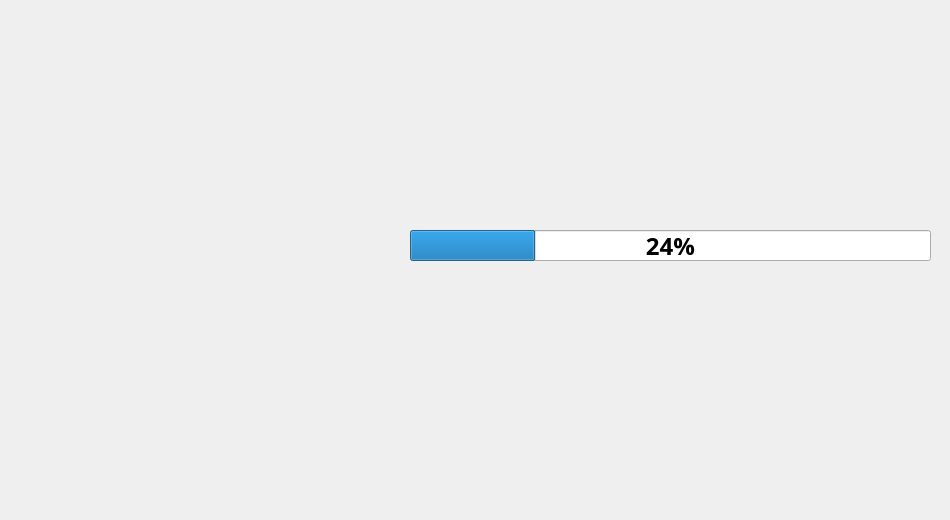
<?xml version="1.0" encoding="UTF-8"?>
<ui version="4.0">
 <class>Transmission</class>
 <widget class="QDialog" name="Transmission">
  <property name="geometry">
   <rect>
    <x>0</x>
    <y>0</y>
    <width>950</width>
    <height>520</height>
   </rect>
  </property>
  <property name="font">
   <font>
    <pointsize>16</pointsize>
    <weight>75</weight>
    <bold>true</bold>
   </font>
  </property>
  <property name="windowTitle">
   <string>Dialog</string>
  </property>
  <property name="modal">
   <bool>false</bool>
  </property>
  <widget class="QProgressBar" name="progressBar">
   <property name="geometry">
    <rect>
     <x>410</x>
     <y>230</y>
     <width>521</width>
     <height>31</height>
    </rect>
   </property>
   <property name="font">
    <font>
     <family>宋体</family>
     <pointsize>18</pointsize>
    </font>
   </property>
   <property name="value">
    <number>24</number>
   </property>
  </widget>
  <widget class="QLabel" name="Transmission_Count">
   <property name="enabled">
    <bool>true</bool>
   </property>
   <property name="geometry">
    <rect>
     <x>440</x>
     <y>260</y>
     <width>471</width>
     <height>41</height>
    </rect>
   </property>
   <property name="font">
    <font>
     <family>Times New Roman</family>
     <pointsize>16</pointsize>
     <weight>50</weight>
     <bold>false</bold>
    </font>
   </property>
   <property name="text">
    <string/>
   </property>
  </widget>
 </widget>
 <resources/>
 <connections/>
</ui>
